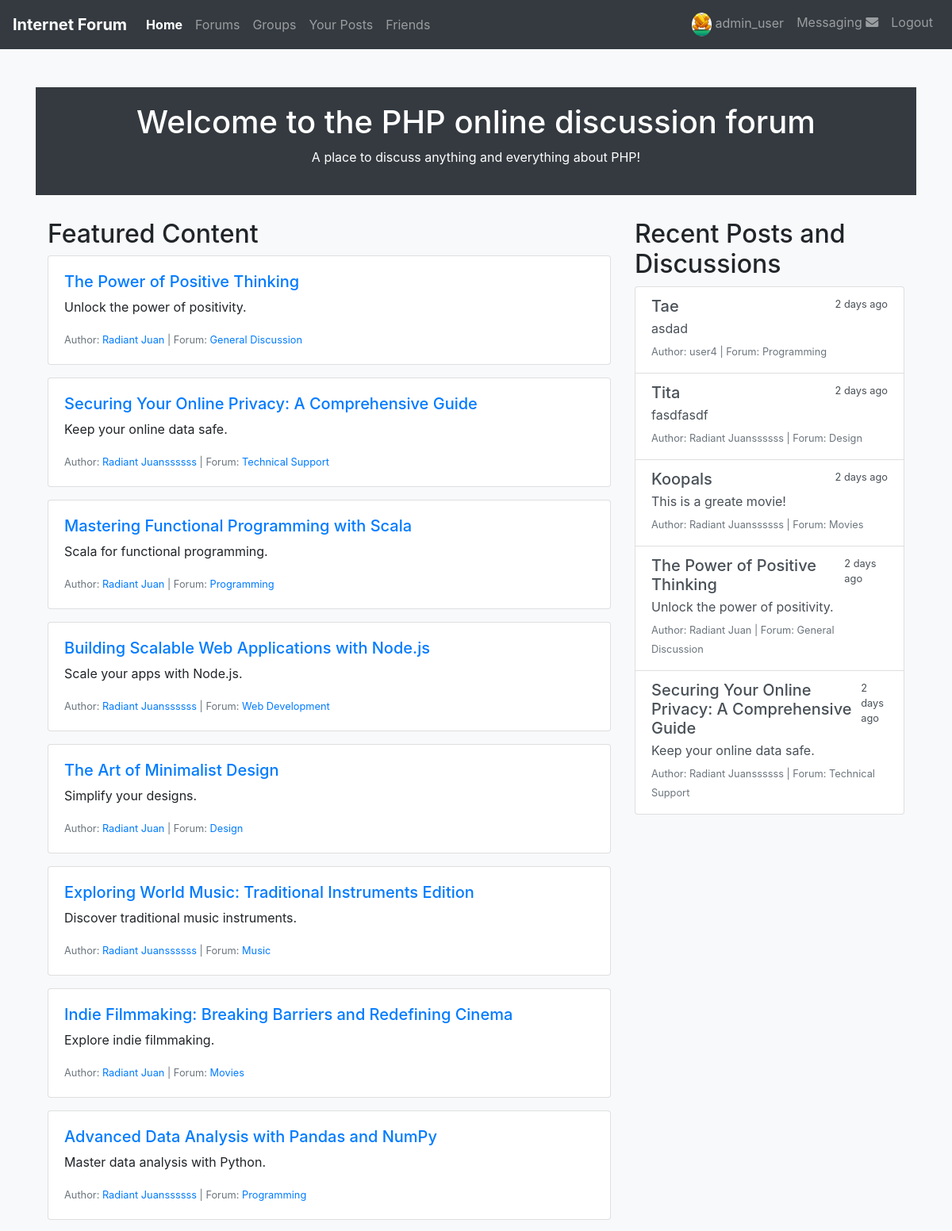
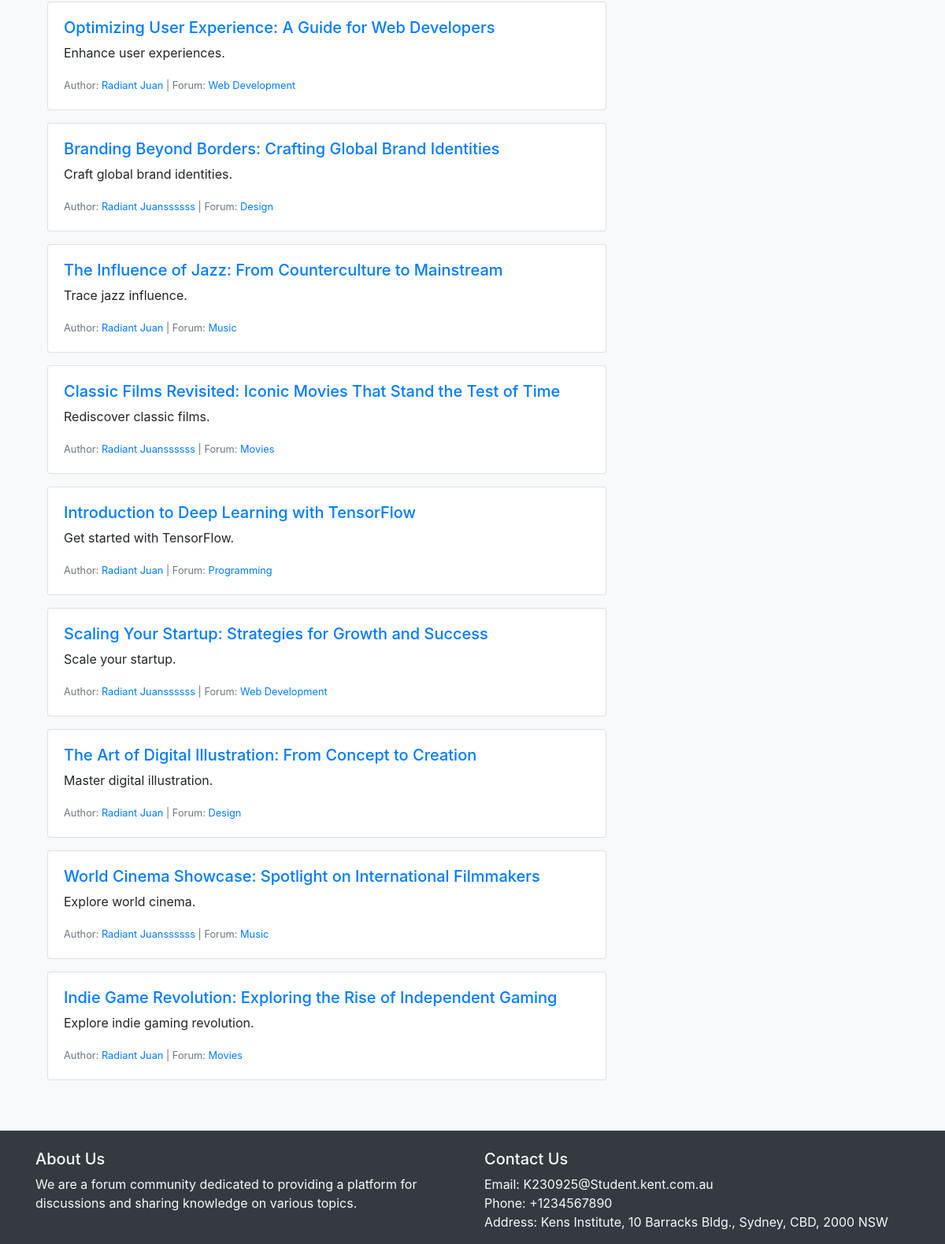
The page / (signed in) on the database as committed earlier (2 pictures, top to bottom).
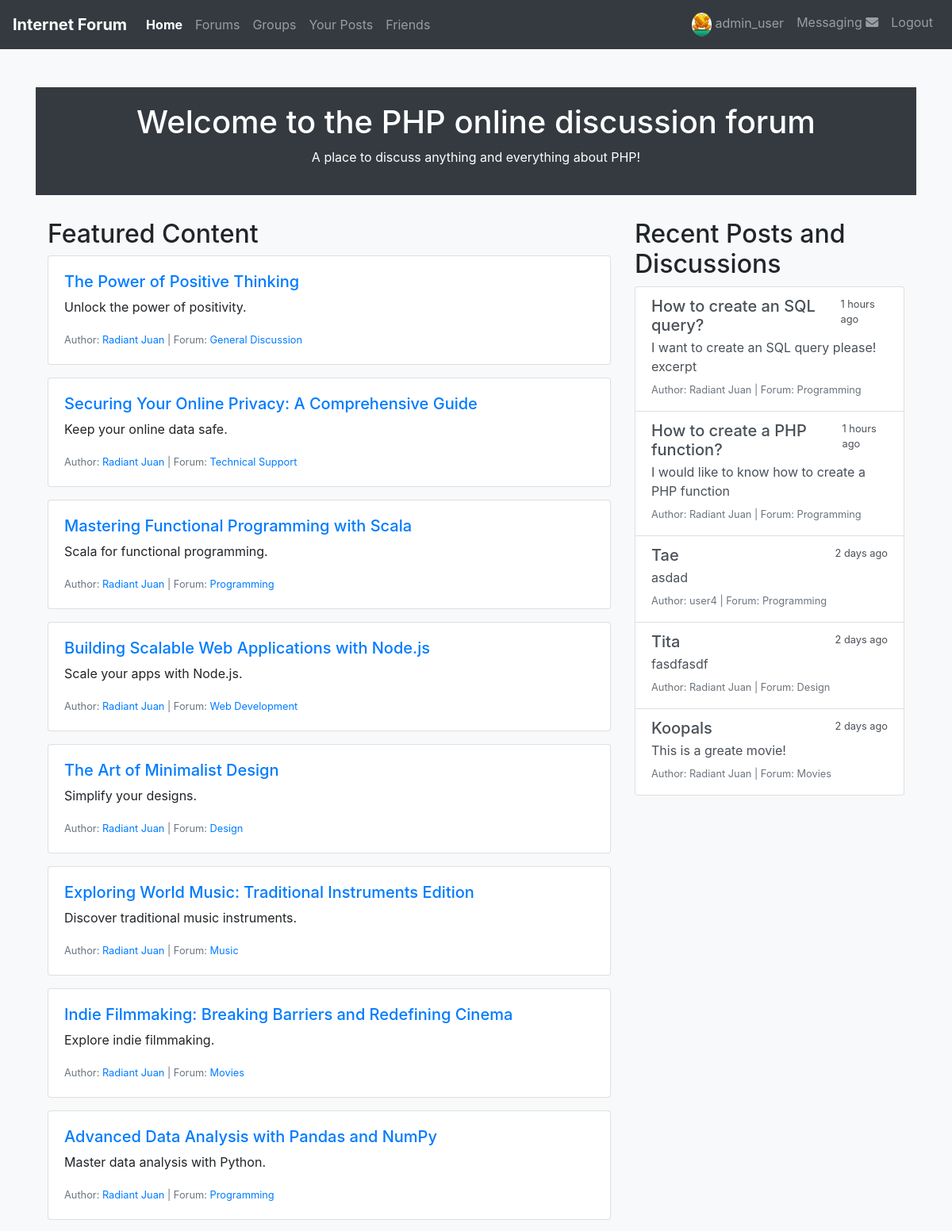
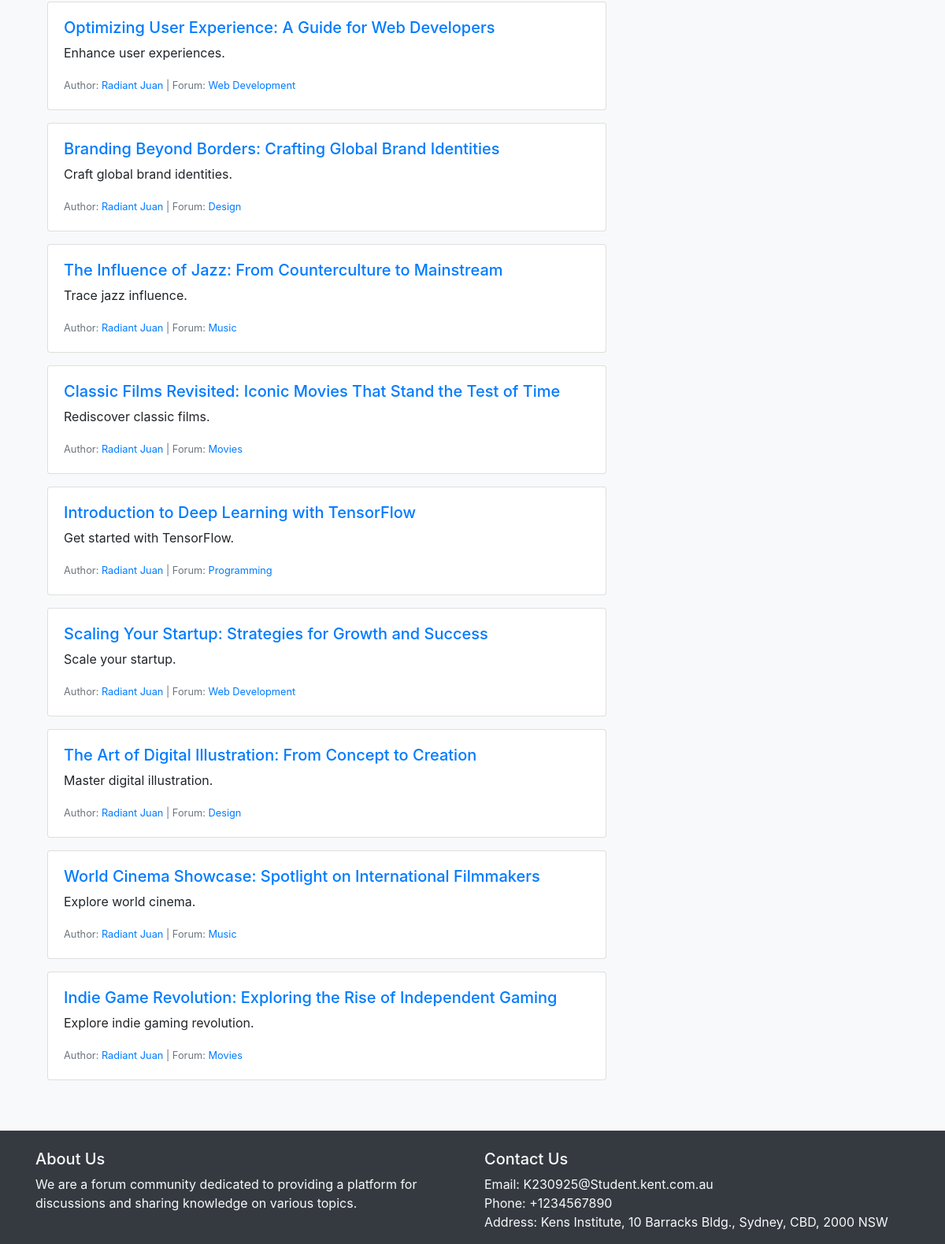
The same page on the database as committed later (2 pictures, top to bottom).
### tables this page shows
CREATE TABLE `posts` (
  `id` int(11) NOT NULL,
  `user_id` int(11) DEFAULT NULL,
  `title` varchar(255) NOT NULL,
  `forum_id` int(11) NOT NULL,
  `content` text NOT NULL,
  `excerpt` text,
  `featured` tinyint(1) NOT NULL DEFAULT '0',
  `post_date` datetime DEFAULT CURRENT_TIMESTAMP,
  `posts_status` set('published','pending_approval','archived','deleted') NOT NULL DEFAULT 'pending_approval'
);

CREATE TABLE `users` (
  `id` int(11) NOT NULL,
  `username` varchar(50) NOT NULL,
  `email` varchar(100) NOT NULL,
  `password` varchar(255) NOT NULL,
  `role` enum('admin','moderator','user') DEFAULT 'user',
  `tier_level` int(11) DEFAULT '1',
  `created_at` datetime DEFAULT CURRENT_TIMESTAMP,
  `updated_at` datetime DEFAULT NULL ON UPDATE CURRENT_TIMESTAMP
);

CREATE TABLE `forums` (
  `id` int(11) NOT NULL,
  `slug` varchar(50) NOT NULL,
  `forum_name` varchar(255) NOT NULL,
  `description` text,
  `created_at` datetime DEFAULT CURRENT_TIMESTAMP
);

### app/Controllers/HomeController.php (called while the page is built, shortened)
<?php
class HomeController extends BaseController
{
    public function index()
    {
        $post_model = new PostModel();
        $featured_posts = $post_model->get_featured_posts();
        $recent_posts = $post_model->get_recent_posts();
        View::render('Home/index', compact('featured_posts', 'recent_posts'));
    }
}

### app/routes.php (called while the page is built, shortened)
<?php
Route::dispatch($_POST['_method'] ?? $_SERVER['REQUEST_METHOD'], $_SERVER['REQUEST_URI']);

### public/index.php (called while the page is built, shortened)
<?php
require_once '../app/routes.php';

### app/Config/Database/BaseModel.php (called while the page is built, shortened)
<?php
class BaseModel
{
    protected $pdo;
    public function __construct()
    {
        $config = require 'database_config.php';
        $dbConnection = new DatabaseConnection($config);
        $this->pdo = $dbConnection->connect();
    }
    public function query($sql, $params = [])
    {
        $stmt = $this->pdo->prepare($sql);
        $stmt->execute($params);
        return $stmt->fetchAll();
    }
}

### app/Config/Database/DatabaseConnection.php (called while the page is built, shortened)
<?php
class DatabaseConnection implements DatabaseConnectionInterface
{
    protected $config;
    public function __construct(array $config)
    {
        $this->config = $config;
    }
    public function connect()
    {
        $dbHost = $this->config['host'];
        $dbName = $this->config['name'];
        $dbUser = $this->config['user'];
        $dbPassword = $this->config['password'];
        try {
            $pdo = new PDO("mysql:host=$dbHost;dbname=$dbName", $dbUser, $dbPassword);
            $pdo->setAttribute(PDO::ATTR_ERRMODE, PDO::ERRMODE_EXCEPTION);
            $pdo->setAttribute(PDO::ATTR_DEFAULT_FETCH_MODE, PDO::FETCH_ASSOC);
            return $pdo;
        } catch (PDOException $e) {
            die("Database connection failed: " . $e->getMessage());
        }
    }
}

### app/Models/PostModel.php (called while the page is built, shortened)
<?php
class PostModel extends BaseModel
{
    public function get_featured_posts()
    {
        $sql = "SELECT
                    posts.id AS id,
                    posts.title AS post_title,
                    posts.excerpt AS post_excerpt,
                    users.username AS author_name,
                    forums.forum_name AS forum_name,
                    forums.slug AS slug
                FROM
                    posts
                INNER JOIN
                    users ON posts.user_id = users.id
                INNER JOIN
                    forums ON posts.forum_id = forums.id
                WHERE
                    posts.featured = 1;";
        $featured_posts = $this->query($sql);
        return $featured_posts;
    }
    public function get_recent_posts()
    {
        $sql = "SELECT
                    posts.id AS id,
                    posts.title AS post_title,
                    posts.post_date,
                    posts.excerpt AS post_excerpt,
                    users.username AS author_name,
                    forums.forum_name AS forum_name
                FROM
                    posts
                INNER JOIN
                    users ON posts.user_id = users.id
                INNER JOIN
                    forums ON posts.forum_id = forums.id
                ORDER BY
                    posts.post_date DESC
                LIMIT 5;
                ";
        $recent_posts = $this->query($sql);
        return $recent_posts;
    }
}

### app/Utilities/DateFormatHelper.php (called while the page is built, shortened)
<?php
class DateFormatHelper
{
    public static function formatDate($date)
    {
        $currentTimestamp = time();
        $postTimestamp = strtotime($date);
        $difference = $currentTimestamp - $postTimestamp;
        $minutesDifference = floor($difference / 60);
        $hoursDifference = floor($minutesDifference / 60);
        if ($hoursDifference < 24) {
            return $hoursDifference . ' hours ago';
        }
        $daysDifference = floor($hoursDifference / 24);
        if ($daysDifference < 21) {
            return $daysDifference . ' days ago';
        }
        return date('M d, Y', $postTimestamp);
    }
}

### app/Views/Home/index.php (the view)
<?php
$featured_content = \App\Config\Views\View::getData('featured_posts');
$recent_posts = \App\Config\Views\View::getData('recent_posts');
?>
<div class="forum-header text-center mt-5">
    <h1>Welcome to the PHP online discussion forum</h1>
    <p>A place to discuss anything and everything about PHP!</p>
</div>
<div class="container mt-4">
    <div class="row">
        <div class="col-lg-8">
            <h2>Featured Content</h2>
            <?php foreach ($featured_content as $featured): ?>
                <div class="card mb-3">
                    <div class="card-body">
                        <a href="/posts/<?= $featured['id'] ?>" class="card-title">
                            <h5><?= $featured['post_title'] ?></h5></a>
                        <p class="card-text"><?= $featured['post_excerpt'] ?></p>
                        <p class="card-text"><small class="text-muted">Author: <a
                                        href="/#"><?= $featured['author_name'] ?></a> | Forum: <a
                                        href="/forums/<?= $featured['slug'] ?>/posts"><?= $featured['forum_name'] ?></a></small>
                        </p>
                    </div>
                </div>
            <?php endforeach; ?>
        </div>
        <div class="col-lg-4">
            <h2>Recent Posts and Discussions</h2>
            <div class="list-group">
                <?php foreach ($recent_posts as $recent_post): ?>
                    <a href="/posts/<?= $recent_post['id'] ?>" class="list-group-item list-group-item-action">
                        <div class="d-flex w-100 justify-content-between">
                            <h5 class="mb-1"><?= $recent_post['post_title'] ?></h5>
                            <small><?= \App\Utilities\DateFormatHelper::formatDate($recent_post['post_date']) ?></small>
                        </div>
                        <p class="mb-1"><?= $recent_post['post_excerpt'] ?></p>
                        <p class="mb-1"><small class="text-muted">Author: <?= $recent_post['author_name'] ?> |
                                Forum: <?= $recent_post['forum_name'] ?></small>
                        </p>
                    </a>
                <?php endforeach; ?>
            </div>
        </div>
    </div>
</div>

### app/Config/Routes/Route.php (shortened to what the changed rows need)
<?php
class Route
{
    protected static $routes = [];
    public static function get($uri, $controller, $method)
    {
        self::$routes[] = ['GET', $uri, $controller, $method];
    }
    public static function post($uri, $controller, $method)
    {
        self::$routes[] = ['POST', $uri, $controller, $method];
    }
    public static function patch($uri, $controller, $method)
    {
        self::$routes[] = ['PATCH', $uri, $controller, $method];
    }
    public static function delete($uri, $controller, $method)
    {
        self::$routes[] = ['DELETE', $uri, $controller, $method];
    }
    public static function dispatch($method, $uri)
    {
        foreach (self::$routes as $route) {
            list($routeMethod, $routeUri, $controller, $functionName) = $route;
            if ($method === $routeMethod && self::matchUri($routeUri, $uri)) {
                $url_params = self::extractUrlParams($routeUri, $uri);
                $postData = [];
                $request_data = array_merge($postData, $url_params);
                $controllerInstance = new $controller();
                $controllerInstance->$functionName($request_data);
                return;
            }
        }
    }
    protected static function matchUri($pattern, $uri)
    {
        $uriParts = explode('?', $uri, 2);
        $uriPath = $uriParts[0];
        if ($pattern === $uriPath) {
            return true;
        }
        $pattern = preg_replace('#{[\w\W\d\D]+}#', '([\w\W\d\D]+)', $pattern);
        $pattern = '#^' . $pattern . '$#';
        return preg_match($pattern, $uriPath);
    }
    protected static function extractUrlParams($pattern, $uri)
    {
        $params = [];
        return $params;
    }
}

### app/Views/nav.php (shortened to what the changed rows need)
<?php
$user_info = unserialize($_SESSION['user_info']);
?>
<nav class="navbar navbar-expand-lg navbar-dark bg-dark">
    <a class="navbar-brand" href="#">Internet Forum</a>
    <div class="collapse navbar-collapse d-flex" id="navbarNav">
        <ul class="navbar-nav mr-auto">
            <li class="nav-item active">
                <a class="nav-link" href="/">Home</a>
            </li>
            <li class="nav-item">
                <a class="nav-link" href="/forums">Forums</a>
            </li>
            <li class="nav-item">
                <a class="nav-link" href="/groups">Groups</a>
            </li>
            <li class="nav-item">
                <a class="nav-link" href="/posts">Your Posts</a>
            </li>
            <li class="nav-item">
                <a class="nav-link" href="/friends">Friends</a>
            </li>
        </ul>
        <ul class="navbar-nav align-right">
            <li class="nav-item">
                <a class="nav-link" href="/user/<?=$user_info['id']?>">
                    <img src="<?= $user_info['avatar'] ?>"
                         alt="User Profile" class="rounded-circle" style="max-width: 30px; max-height: 30px;">
                    <?= $user_info['username']; ?>
                </a>
            </li>
            <li class="nav-item">
                <a class="nav-link" href="/messages/inbox">Messaging <i class="fas fa-envelope"></i></a>
            </li>
            <li class="nav-item">
                <a class="nav-link" href="/logout">Logout</a>
            </li>
        </ul>
    </div>
</nav>

### app/Views/footer.php
<footer class="footer bg-dark text-light mt-5 pt-4">
    <div class="container">
        <div class="row">
            <div class="col-lg-6">
                <h5>About Us</h5>
                <p>We are a forum community dedicated to providing a platform for discussions and sharing knowledge on various topics.</p>
            </div>
            <div class="col-lg-6">
                <h5>Contact Us</h5>
                <ul class="list-unstyled">
                    <li>Email: K230925@Student.kent.com.au</li>
                    <li>Phone: +1234567890</li>
                    <li>Address: Kens Institute, 10 Barracks Bldg., Sydney, CBD, 2000 NSW</li>
                </ul>
            </div>
        </div>
    </div>
</footer>

Rows that differ between the two databases and show on the page:
no longer on one of the page's lists (row unchanged): posts: title "The Power of Positive Thinking", post_date "2 days ago", excerpt "Unlock the power of positivity.", user.username "Radiant Juan", forum.forum_name "General Discussion"
no longer on one of the page's lists (row unchanged): posts: title "Securing Your Online Privacy: A Comprehensive Guide", post_date "2 days ago", excerpt "Keep your online data safe.", user.username "Radiant Juanssssss", forum.forum_name "Technical Support"
changed through a linked row, posts "Securing Your Online Privacy: A Comprehensive Guide": user.username "Radiant Juanssssss" → "Radiant Juan"
changed through a linked row, posts "Building Scalable Web Applications with Node.js": user.username "Radiant Juanssssss" → "Radiant Juan"
changed through a linked row, posts "Exploring World Music: Traditional Instruments Edition": user.username "Radiant Juanssssss" → "Radiant Juan"
changed through a linked row, posts "Advanced Data Analysis with Pandas and NumPy": user.username "Radiant Juanssssss" → "Radiant Juan"
changed through a linked row, posts "Branding Beyond Borders: Crafting Global Brand Identities": user.username "Radiant Juanssssss" → "Radiant Juan"
changed through a linked row, posts "Classic Films Revisited: Iconic Movies That Stand the Test of Time": user.username "Radiant Juanssssss" → "Radiant Juan"
changed through a linked row, posts "Scaling Your Startup: Strategies for Growth and Success": user.username "Radiant Juanssssss" → "Radiant Juan"
changed through a linked row, posts "World Cinema Showcase: Spotlight on International Filmmakers": user.username "Radiant Juanssssss" → "Radiant Juan"
added posts: title "How to create an SQL query?", post_date "1 hours ago", excerpt "I want to create an SQL query please! excerpt", user.username "Radiant Juan", forum.forum_name "Programming"
added posts: title "How to create a PHP function?", post_date "1 hours ago", excerpt "I would like to know how to create a PHP function", user.username "Radiant Juan", forum.forum_name "Programming"
changed through a linked row, posts "Tita": user.username "Radiant Juanssssss" → "Radiant Juan"
changed through a linked row, posts "Koopals": user.username "Radiant Juanssssss" → "Radiant Juan"
